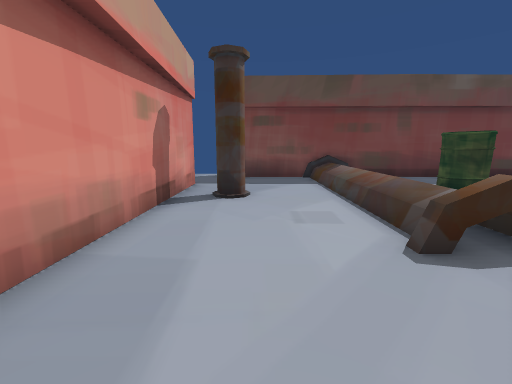
[1] (above)

16 first-person views from a walk through a 3-D level made in the Unity game engine. The camera is 1.4 m above the floor, tilts 10° down and sees 90° across. The floor is counted in squares, 1 m on a side. Each view is taken from the middle of a square. On the plan, view 1 faces up. The plan holds only what a view shows up to about 13 squares ahead; the rest is blank. The player is left out. Some surface patterns are stand-ins.

[2]
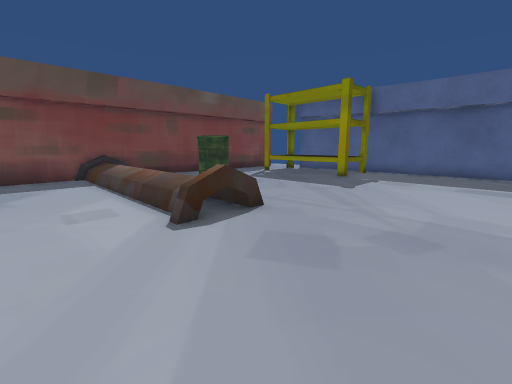

[3]
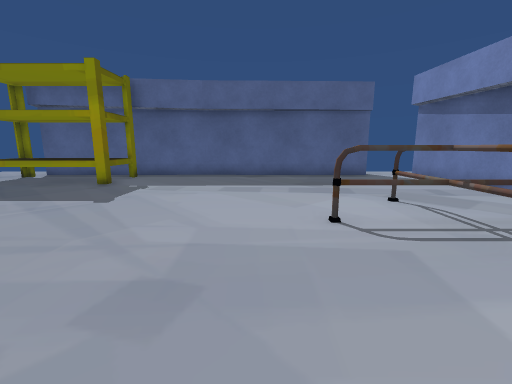

[4]
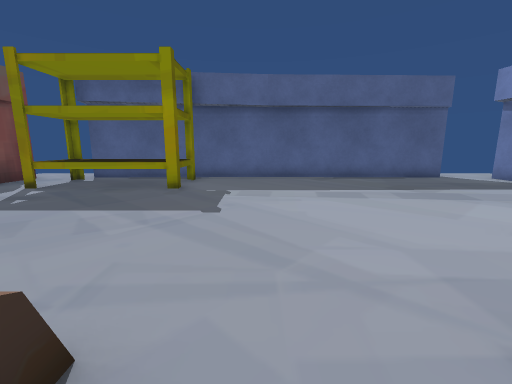

[5]
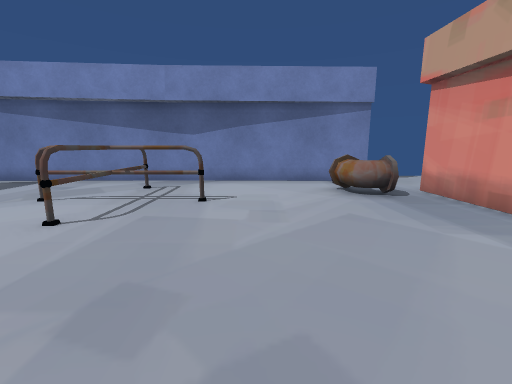

[6]
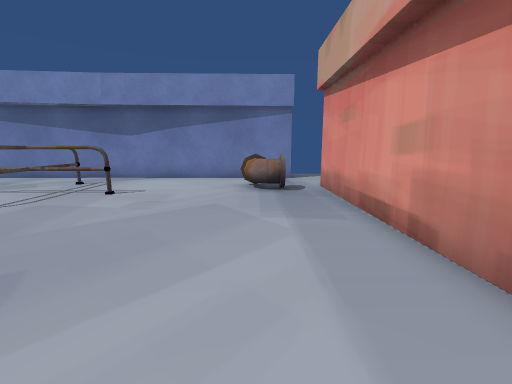

[7]
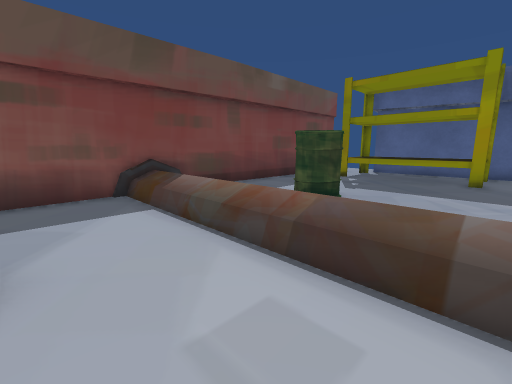

[8]
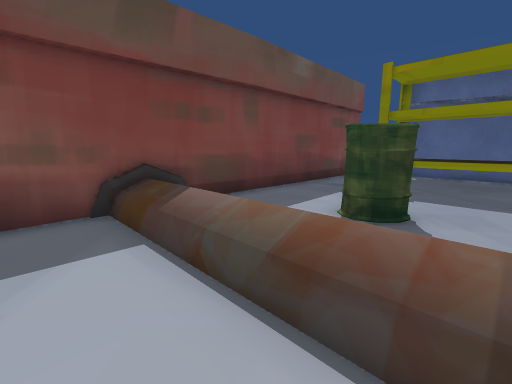

[9]
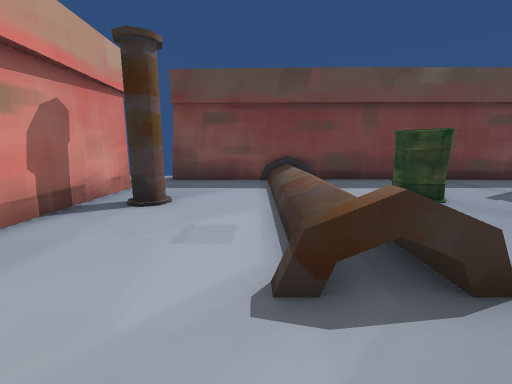

[10]
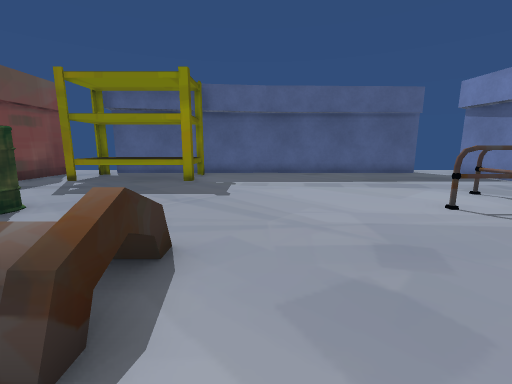

[11]
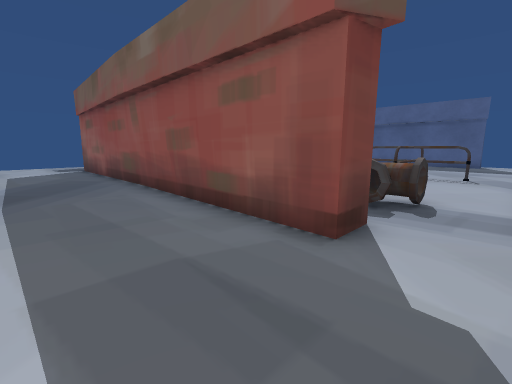

[12]
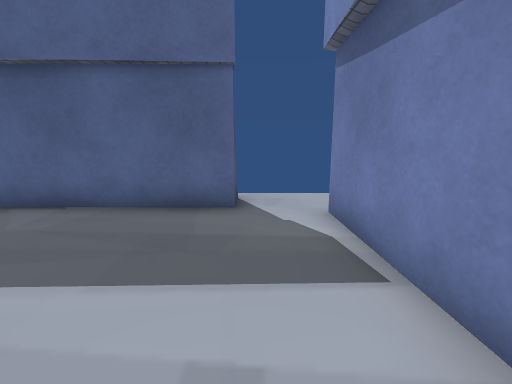

[13]
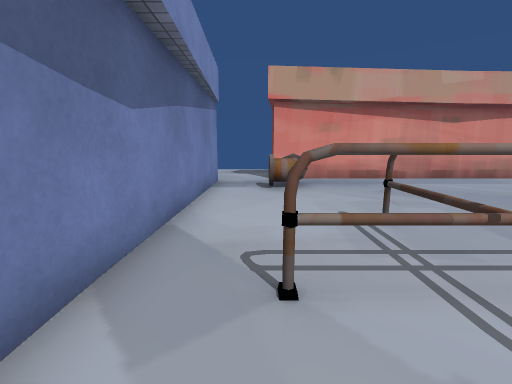

[14]
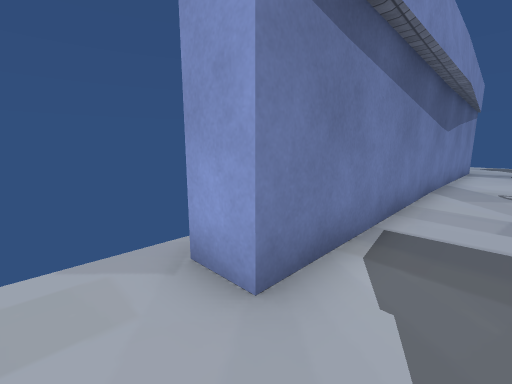

[15]
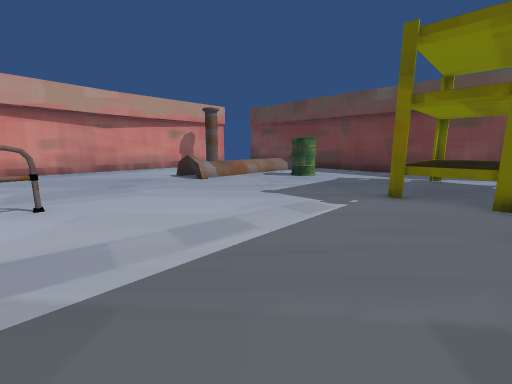

[16]
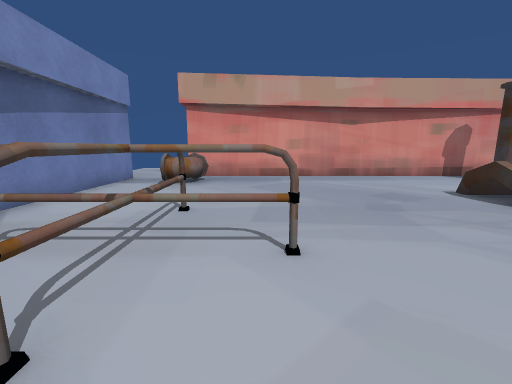

### Floor plan
Points are (right, up) in squares from view 1. A wall is a line through its corners. A room is listed if a view was taken in it or the views show most of it. See-through windows are left out.
Room 1 (views 1, 2, 3, 4, 5, 6, 7, 8, 9, 10, 12, 13, 14, 15, 16)
walls: (15.7, -6.5) (14.8, -6.5) (15, 9.6); (-0.6, -8.6) (2.1, -8.6); (-0.5, -8.8) (14.4, -8.6) (14.4, -9.8); (-2.5, 9.8) (-2.3, -6.2); (14, 12.1) (-0.5, 11.9); (14.5, 11.8) (10.8, 11.8)
low walls: (4.5, 3.2) (2.1, 3.2); (3.9, 3.1) (3.9, 4.5); (4, 4.5) (4, 3.6); (4.3, 11.8) (2.3, 11.8)
ways out: opening at (-1.5, -7.5) to room 2; opening at (-1.5, 10.5) to room 2; opening at (14, 11)
objects: pipe (-1, -6) to (0, -5); pipe (-1, 7) to (0, 8); guardrail (5, -5) to (6, -5); barrel (6, 7) to (7, 8); guardrail (7, -7) to (7, -3); guardrail (8, -5) to (9, -5); shelf (12, 5) to (14, 10)
Room 2 (view 11)
walls: (-2.3, -6.2) (-3.5, -6.2) (-3.3, 7.2); (-0.5, 11.9) (-1.5, 11.9); (-1.6, -8.6) (-0.6, -8.6); (-1.5, -8.8) (-0.5, -8.8)
ways out: opening at (-1.5, -7.5) to room 1; opening at (-1.5, 10.5) to room 1

Positions as (right, up) in squares from view 1, and headings:
1: (0, 0), facing up
2: (0, -1), facing up-right
3: (2, -1), facing right
4: (3, 2), facing right
5: (3, 2), facing down
6: (0, 3), facing down
7: (0, 4), facing up-right
8: (1, 6), facing up-right
9: (2, 1), facing up
10: (1, 2), facing right
11: (-7, -8), facing up-right
12: (9, -7), facing right
13: (9, -7), facing left
14: (16, -7), facing down-left
15: (14, -3), facing up-left
16: (10, -3), facing left
